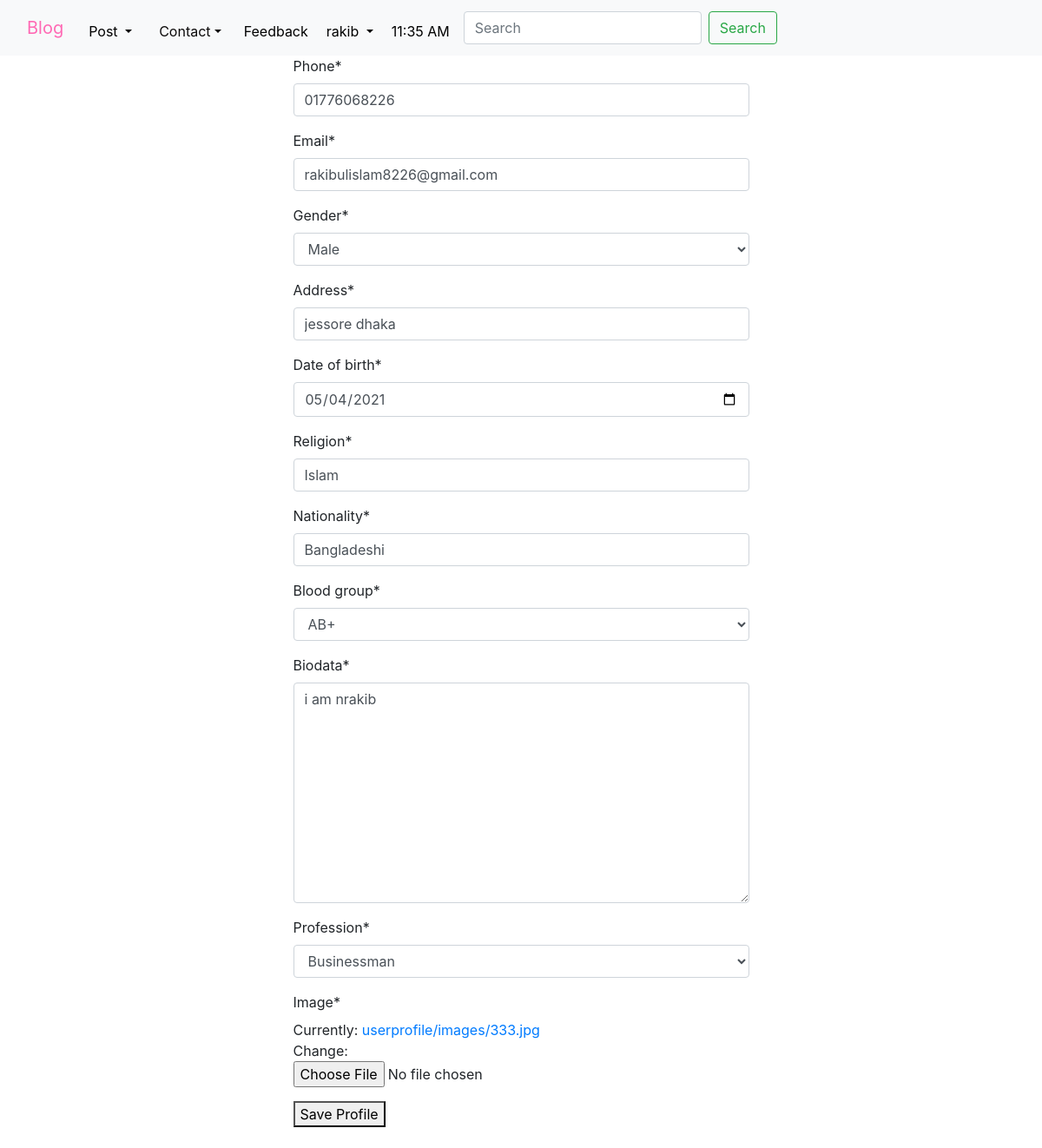
Screenshot of /userprofile/userprofilecreate/ (signed in) with the database file from the repository.
### userprofile/models.py (models this page shows, shortened)
class UserProfile(models.Model):
    BLOOD_GROUP = (
        ('A+', 'A+'),
        ('A-', 'A-'),
        ('AB+', 'AB+'),
        ('AB-', 'AB-'),
        ('B+', 'B+'),
        ('B-', 'B-'),
        ('O+', 'O+'),
        ('O-', 'O-'),
    )
    GENDER = (
        ('Male', 'Male'),
        ('Female', 'Female'),
        ('Others', 'Others'),
    )
    PROFESSION = (
        ('Serviceman', 'Serviceman'),
        ('Businessman', 'Businessman'),
        ('Worker', 'Worker'),
        ('Others', 'Others'),
    )
    user = models.OneToOneField(User, on_delete=models.CASCADE)
    phone = models.CharField(max_length=15)
    email = models.EmailField()
    gender = models.CharField(max_length=6, choices=GENDER)
    address = models.CharField(max_length=40)
    date_of_birth = models.DateField()
    religion = models.CharField(max_length=10)
    nationality = models.CharField(max_length=15)
    blood_group = models.CharField(max_length=10, choices=BLOOD_GROUP)
    biodata = models.TextField()
    profession = models.CharField(max_length=15, choices=PROFESSION)
    image = models.ImageField(upload_to='userprofile/images', default='avater.jpg')

### userprofile/views.py (the view)
# urls.py: path('userprofilecreate/', views.userprofilecreate, name='userprofilecreate'),
def userprofilecreate(request):
  try:
    instance = UserProfile.objects.get(user=request.user)
  except UserProfile.DoesNotExist:
    instance=None
  if request.method=="POST":
    if instance:
      form = UserProfileForm(request.POST,request.FILES,instance=instance)
    else:
      form = UserProfileForm(request.POST, request.FILES)
    if form.is_valid():
      obj=form.save(commit=False)
      obj.user=request.user
      obj.save()
      messages.success(request,'Profile Edited Successfully.')
      return redirect('userprofile')
  else:
    form=UserProfileForm(instance=instance)
  return render(request,'userprofile/userprofilecreate.html',{'form':form})

### userprofile/forms.py
class UserProfileForm(forms.ModelForm):
  date_of_birth=forms.DateField(widget=forms.TextInput(attrs={'type':'date'}))
  class Meta:
    model=UserProfile
    exclude=('user',)

### templates/userprofile/userprofilecreate.html (shortened to what this page needs)
<!DOCTYPE html>
{% extends "base.html" %}
{% load crispy_forms_tags %}
{% block body %}
<div class="col-md-6 offset-md-3">
  <form action="" method="post">
    {{form | crispy}}
    <button type="submit">Save Profile</button>
  </form>
</div><br>
{% endblock body %}

### templates/base.html (shortened to what this page needs)
<!doctype html>
<html lang="en">
<head>
  <link rel="stylesheet" href="https://maxcdn.bootstrapcdn.com/bootstrap/4.0.0/css/bootstrap.min.css"
>
  {% load static %}
  {% load notifications_tags %}
</head>
<body>
  <nav class="navbar navbar-expand-lg light-info bg-light">
    <div class="container-fluid">
      <a class="navbar-brand" style="color: hotpink;" href="{%url 'postlist'%}">Blog</a>
      <div class="collapse navbar-collapse" id="navbarSupportedContent">
        <ul class="navbar-nav me-auto mb-2 mb-lg-0">
          <div class="collapse navbar-collapse" id="navbarSupportedContent1">
            <div class="dropdown">
              <a style="color: black;" class="btn dropdown-toggle" title="Click to expand to contents of Post." data-toggle="dropdown">
                Post
              </a>
            </div>
            <div class="dropdown">
              <a class="dropbtn btn dropdown-toggle" style="text-decoration: none;" href="#">Contact</a>
            </div>
              {% notifications_unread as unread_count %}
            <li class="nav-item">
              <a class="nav-link" style="margin-top: 8px;" href="{%url 'feedback'%}">Feedback</a>
            </li>
            {% if user.is_authenticated %}
            <div class="dropdown">
              <a style="color: black;" class="btn dropdown-toggle" data-toggle="dropdown">
                {{user.username}}
              </a>
            </div>
            {% endif %}
            <li class="nav-item">
              <a class="nav-link" style="margin-top: 8px;" title="Go to Calender." href="#">{% now "h:i A" %}</a>
            </li>
            <li class="nav-item">
            <form class="d-flex" action="/search/" method="post">
              <input class="form-control ml-2" type="search" placeholder="Search" aria-label="Search" name="search">
              <button class="btn btn-outline-success ml-2" type="submit">Search</button>
            </form>
            </li>
          </div>
        </ul>
      </div>
    </div>
  </nav>
  <div class="container">
    {% block body %}
    {% endblock body %}
    </div>
</body>
</html>

### templates/base.html (style rules this page uses)
.dropbtn { color: rgb(12, 10, 10); text-decoration: none; margin-left: 5px; margin-right: 5px; }
.dropdown { position: relative; display: inline-block; margin-top: 8px; }
nav div a { color: black; }

### rows the page displays
UserProfile: phone "01776068226", email "rakibulislam8226@gmail.com", gender "Male", address "jessore dhaka", date_of_birth "05/04/2021", religion "Islam", nationality "Bangladeshi", blood_group "AB+", biodata "i am nrakib", profession "Businessman"

### other values shown
{{ user.username }} "rakib"
